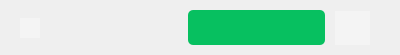
<?xml version="1.0" encoding="UTF-8"?>
<ui version="4.0">
 <class>ReceiveWidget</class>
 <widget class="QWidget" name="ReceiveWidget">
  <property name="geometry">
   <rect>
    <x>0</x>
    <y>0</y>
    <width>400</width>
    <height>55</height>
   </rect>
  </property>
  <property name="sizePolicy">
   <sizepolicy hsizetype="Expanding" vsizetype="Expanding">
    <horstretch>0</horstretch>
    <verstretch>0</verstretch>
   </sizepolicy>
  </property>
  <property name="windowTitle">
   <string>Form</string>
  </property>
  <property name="styleSheet">
   <string notr="true">QWidget
{
  border: none;
}
QPushButton
{
  border: none;
  background: #f4f4f4;
}
QLabel#msgLbl
{
  border-radius: 5px;
  background: #07c060; 
  padding: 0 10px;
}
QLabel#triLbl
{
  padding-right: 5px;
}</string>
  </property>
  <layout class="QHBoxLayout" name="horizontalLayout">
   <property name="spacing">
    <number>10</number>
   </property>
   <property name="leftMargin">
    <number>20</number>
   </property>
   <property name="topMargin">
    <number>10</number>
   </property>
   <property name="rightMargin">
    <number>30</number>
   </property>
   <property name="bottomMargin">
    <number>10</number>
   </property>
   <item>
    <widget class="QWidget" name="widget" native="true">
     <property name="sizePolicy">
      <sizepolicy hsizetype="Expanding" vsizetype="Expanding">
       <horstretch>0</horstretch>
       <verstretch>0</verstretch>
      </sizepolicy>
     </property>
     <property name="minimumSize">
      <size>
       <width>20</width>
       <height>0</height>
      </size>
     </property>
     <property name="maximumSize">
      <size>
       <width>20</width>
       <height>16777215</height>
      </size>
     </property>
     <widget class="QPushButton" name="checkBtn">
      <property name="geometry">
       <rect>
        <x>0</x>
        <y>8</y>
        <width>20</width>
        <height>20</height>
       </rect>
      </property>
      <property name="maximumSize">
       <size>
        <width>20</width>
        <height>20</height>
       </size>
      </property>
      <property name="text">
       <string/>
      </property>
      <property name="icon">
       <iconset>
        <selectedoff>:/images/select2.svg</selectedoff>
        <selectedon>:/images/select.svg</selectedon>
       </iconset>
      </property>
      <property name="iconSize">
       <size>
        <width>20</width>
        <height>20</height>
       </size>
      </property>
     </widget>
    </widget>
   </item>
   <item>
    <widget class="QWidget" name="widget_1" native="true">
     <property name="sizePolicy">
      <sizepolicy hsizetype="Expanding" vsizetype="Expanding">
       <horstretch>0</horstretch>
       <verstretch>0</verstretch>
      </sizepolicy>
     </property>
     <property name="layoutDirection">
      <enum>Qt::LeftToRight</enum>
     </property>
     <layout class="QHBoxLayout" name="horizontalLayout_2">
      <property name="spacing">
       <number>0</number>
      </property>
      <property name="leftMargin">
       <number>0</number>
      </property>
      <property name="topMargin">
       <number>0</number>
      </property>
      <property name="rightMargin">
       <number>0</number>
      </property>
      <property name="bottomMargin">
       <number>0</number>
      </property>
      <item>
       <spacer name="horizontalSpacer">
        <property name="orientation">
         <enum>Qt::Horizontal</enum>
        </property>
        <property name="sizeHint" stdset="0">
         <size>
          <width>40</width>
          <height>20</height>
         </size>
        </property>
       </spacer>
      </item>
      <item>
       <widget class="Label" name="msgLbl">
        <property name="sizePolicy">
         <sizepolicy hsizetype="Expanding" vsizetype="Expanding">
          <horstretch>0</horstretch>
          <verstretch>0</verstretch>
         </sizepolicy>
        </property>
        <property name="minimumSize">
         <size>
          <width>0</width>
          <height>35</height>
         </size>
        </property>
        <property name="maximumSize">
         <size>
          <width>170</width>
          <height>16777215</height>
         </size>
        </property>
        <property name="text">
         <string/>
        </property>
        <property name="textFormat">
         <enum>Qt::AutoText</enum>
        </property>
        <property name="scaledContents">
         <bool>false</bool>
        </property>
        <property name="alignment">
         <set>Qt::AlignLeading|Qt::AlignLeft|Qt::AlignVCenter</set>
        </property>
        <property name="wordWrap">
         <bool>true</bool>
        </property>
        <property name="openExternalLinks">
         <bool>false</bool>
        </property>
       </widget>
      </item>
      <item>
       <widget class="QWidget" name="widget_2" native="true">
        <property name="sizePolicy">
         <sizepolicy hsizetype="Expanding" vsizetype="Expanding">
          <horstretch>0</horstretch>
          <verstretch>0</verstretch>
         </sizepolicy>
        </property>
        <property name="minimumSize">
         <size>
          <width>10</width>
          <height>0</height>
         </size>
        </property>
        <property name="maximumSize">
         <size>
          <width>10</width>
          <height>16777215</height>
         </size>
        </property>
        <widget class="QLabel" name="triLbl">
         <property name="geometry">
          <rect>
           <x>0</x>
           <y>0</y>
           <width>10</width>
           <height>37</height>
          </rect>
         </property>
         <property name="maximumSize">
          <size>
           <width>10</width>
           <height>16777215</height>
          </size>
         </property>
         <property name="lineWidth">
          <number>0</number>
         </property>
         <property name="text">
          <string/>
         </property>
         <property name="pixmap">
          <pixmap resource="../res.qrc">:/images/ic_retangle_right.svg</pixmap>
         </property>
         <property name="alignment">
          <set>Qt::AlignCenter</set>
         </property>
        </widget>
       </widget>
      </item>
      <item>
       <widget class="QWidget" name="widget_3" native="true">
        <property name="sizePolicy">
         <sizepolicy hsizetype="Expanding" vsizetype="Expanding">
          <horstretch>0</horstretch>
          <verstretch>0</verstretch>
         </sizepolicy>
        </property>
        <property name="minimumSize">
         <size>
          <width>35</width>
          <height>0</height>
         </size>
        </property>
        <property name="maximumSize">
         <size>
          <width>35</width>
          <height>16777215</height>
         </size>
        </property>
        <widget class="QPushButton" name="headBtn">
         <property name="geometry">
          <rect>
           <x>0</x>
           <y>1</y>
           <width>35</width>
           <height>35</height>
          </rect>
         </property>
         <property name="maximumSize">
          <size>
           <width>35</width>
           <height>35</height>
          </size>
         </property>
         <property name="text">
          <string/>
         </property>
         <property name="icon">
          <iconset resource="../res.qrc">
           <normaloff>:/images/man.svg</normaloff>:/images/man.svg</iconset>
         </property>
         <property name="iconSize">
          <size>
           <width>35</width>
           <height>35</height>
          </size>
         </property>
        </widget>
       </widget>
      </item>
     </layout>
    </widget>
   </item>
  </layout>
 </widget>
 <customwidgets>
  <customwidget>
   <class>Label</class>
   <extends>QLabel</extends>
   <header>Controls/label.h</header>
  </customwidget>
 </customwidgets>
 <resources>
  <include location="../res.qrc"/>
 </resources>
 <connections/>
</ui>
